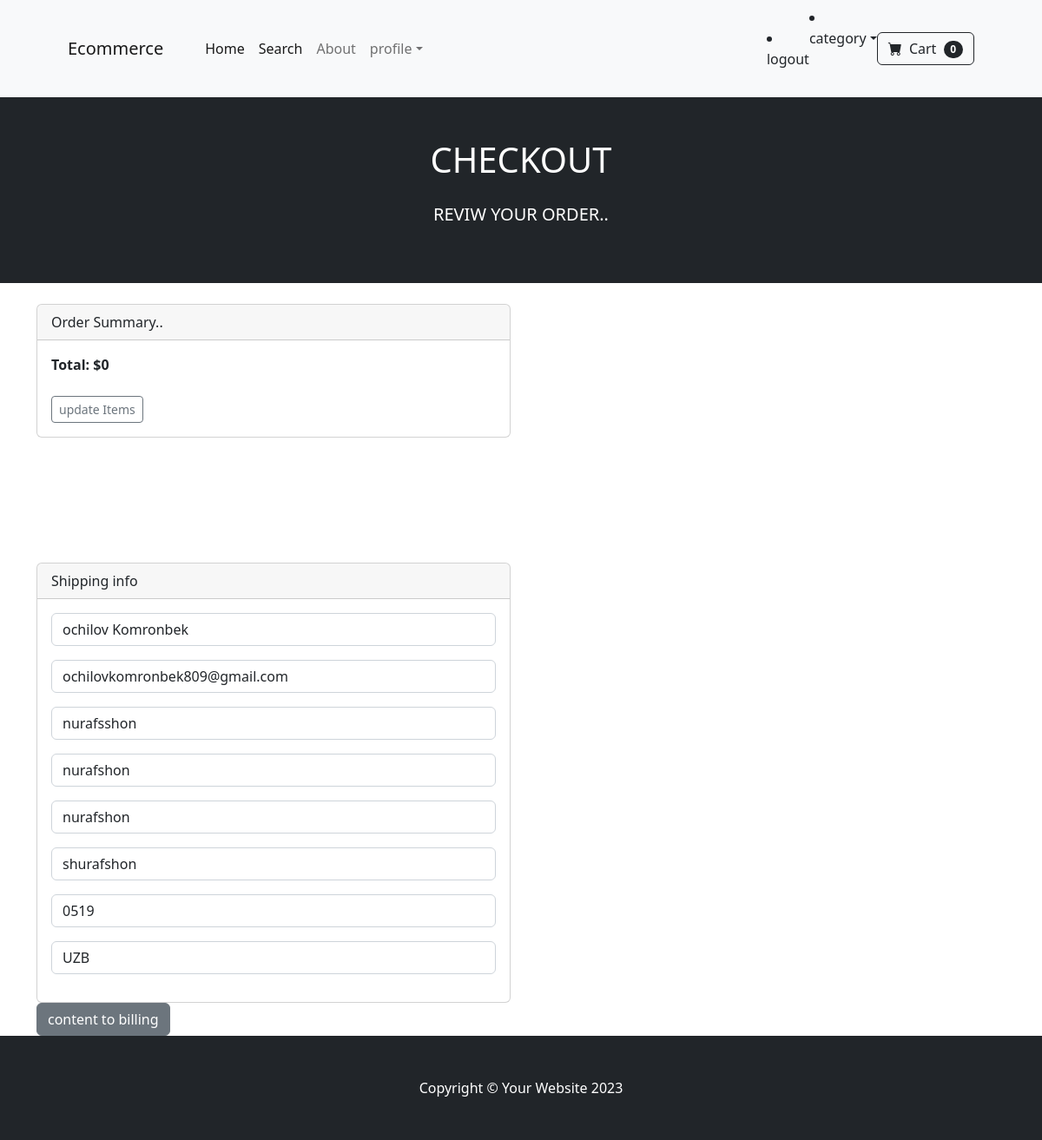
The app's page /payment/checkout (signed in) with its own data.
### payment/models.py (models this page shows, shortened)
class ShippingAddress(models.Model):
    user = models.ForeignKey(User, on_delete=models.CASCADE, null=True, blank=True)
    shipping_full_name = models.CharField(max_length=255)
    shipping_email = models.CharField(max_length=255)
    shipping_address1 = models.CharField(max_length=255)
    shipping_address2 = models.CharField(max_length=255, default='N/A')
    shipping_city = models.CharField(max_length=255)
    shipping_state = models.CharField(max_length=255, null=True, blank=True)
    shipping_zipcode = models.CharField(max_length=255, null=True, blank=True)
    shipping_country = models.CharField(max_length=255)
    class Meta:
        verbose_name_plural = "Shipping Address"

### payment/views.py (the view)
# urls.py: path('checkout', views.checkout, name='checkout' ),
def checkout(request):
    cart = Cart(request)
    cart_products = cart.get_prods
    quantities = cart.get_quants
    totals = cart.cart_total()
    if request.user.is_authenticated:
        shipping_user = ShippingAddress.objects.get(id=request.user.id)
        shipping_form = ShippingForm(request.POST or None, instance=shipping_user )
        return render(request, "checkout.html", {"cart_products":cart_products, "quantities":quantities, "totals":totals, "shipping_form":shipping_form})
    else:
        shipping_form = ShippingForm(request.POST or None)
        return render(request, "checkout.html", {"cart_products":cart_products, "quantities":quantities, "totals":totals, "shipping_form":shipping_form})

### cart/cart.py (called while the page is built, shortened)
    def cart_total(self):
        product_ids = self.cart.keys()
        products = Product.objects.filter(id__in=product_ids)
        quantities = self.cart
        total = 0
        return total

    def __len__(self):
        return len(self.cart)

    def get_prods(self):
        product_ids = self.cart.keys()
        products = Product.objects.filter(id__in=product_ids)
        return products

### cart/context_processors.py (called while the page is built)
def cart(request):
    return {'cart': Cart(request)}

### payment/templates/checkout.html (shortened to what this page needs)
{%  extends 'base.html' %}
{% block content %}
    <header class="bg-dark text-white py-5">
        <div class="container px-4 px-lg-5">
            <div class="text-center text-uppercase">
                <h1 class="mb-4">Checkout</h1>
                <p class="lead">Reviw your Order.. </p>
            </div>
        </div>
    </header>
        <br/>
        <div class="container">
            <div class="row">
                                <div class="col-md-6 offset-mb-3">
                    <div class="card">
                    <div class="card-header">
                        Order Summary..
                    </div>
                    <div class="card-body">
                            <strong>Total: ${{ totals }}</strong>
                            <br/><br/>
                            <a href="{% url 'cart_summary' %}" class="btn btn-sm btn-outline-secondary">update Items</a>
                        </div>
                    </div>
<br/><br/><br/><br/><br/><br/>
<div class="card">
    <div class="card-header">
      Shipping info
    </div>
    <div class="card-body">
        {{ shipping_form.as_p }}
    </div>
  </div>
<a href="#" class="btn btn-secondary"> content to billing</a>
<br/>
            </div>
        </div>
    </div>
{% endblock%}

### records on screen
ShippingAddress: shipping_full_name "ochilov Komronbek", shipping_email "ochilovkomronbek809@gmail.com", shipping_address1 "nurafsshon", shipping_address2 "nurafshon", shipping_city "nurafshon", shipping_state "shurafshon", shipping_zipcode "0519", shipping_country "UZB"

### other values on screen
{{ cart|length }} "0"
{{ totals }} "0"
